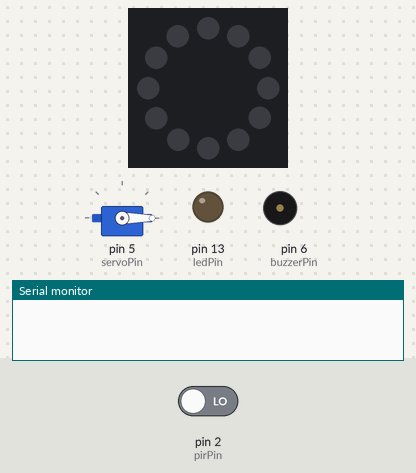
Bench run of a sketch on a simulated Arduino Uno, built with avr-gcc and run on an emulated ATmega328P. On the bench: servo, 12 RGB LEDs in a ring, first at the top, clockwise, output pins drawn as LEDs (lit = HIGH), buzzer (waves = sounding, pin HIGH), the last lines printed to the serial monitor. The test bench sets the inputs (shaded band); at power-on: pin 2 (pirPin) LOW.

Above: at 1.2 s.
1.3 s: pin 2 (pirPin) driven HIGH
At 1.9 s:
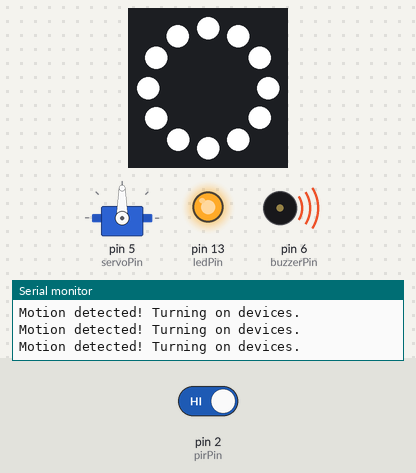
Timing chart, 0 to 4.3 s (numbered marks = the images above; inputs shaded):
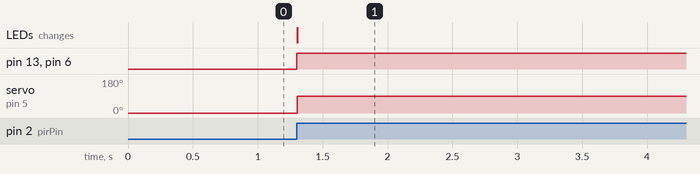

The sketch:

sketch.ino
```cpp
#include <Wire.h>
#include <Servo.h>
#include <Adafruit_NeoPixel.h>

// Define pins
const int pirPin = 2;
const int ledPin = 13;
const int buzzerPin = 6;
const int ringPin = 9;
const int servoPin = 5;

Adafruit_NeoPixel ring = Adafruit_NeoPixel(12, ringPin, NEO_GRB + NEO_KHZ800);
Servo myServo;

unsigned long lastMotionTime = 0;
const unsigned long timeout = 5000;

void setup() {
  pinMode(pirPin, INPUT);
  pinMode(ledPin, OUTPUT);
  pinMode(buzzerPin, OUTPUT);

  myServo.attach(servoPin);
  myServo.write(0); // Start with the servo at 0 degrees

  ring.begin();
  ring.show();

  Serial.begin(9600);
}

void loop() {
  int motionState = digitalRead(pirPin);

  if (motionState == HIGH) {
    // Motion detected
    Serial.println("Motion detected! Turning on devices.");
    digitalWrite(ledPin, HIGH);
    digitalWrite(buzzerPin, HIGH); // Turn on buzzer

    // Turn on NeoPixel Ring (White color)
    for (int i = 0; i < ring.numPixels(); i++) {
      ring.setPixelColor(i, ring.Color(255, 255, 255));
    }
    ring.show();

    // Move the servo motor
    myServo.write(90); // Rotate to 90 degrees

    lastMotionTime = millis();
  }

  // Turn off devices after timeout
  if (millis() - lastMotionTime > timeout) {
    Serial.println("No motion. Turning off devices.");
    digitalWrite(ledPin, LOW);
    digitalWrite(buzzerPin, LOW); // Turn off buzzer

    // Turn off NeoPixel Ring
    for (int i = 0; i < ring.numPixels(); i++) {
      ring.setPixelColor(i, ring.Color(0, 0, 0));
    }
    ring.show();

    // Reset the servo motor
    myServo.write(0); // Rotate back to 0 degrees
  }

  delay(100);
}
```

Measured:
- after the input at 1.3 s, pin 13 (ledPin), pin 6 (buzzerPin): LOW → HIGH at once; servo on pin 5 (servoPin): 0° → 90° at once; the LEDs: change at once (image 1)
